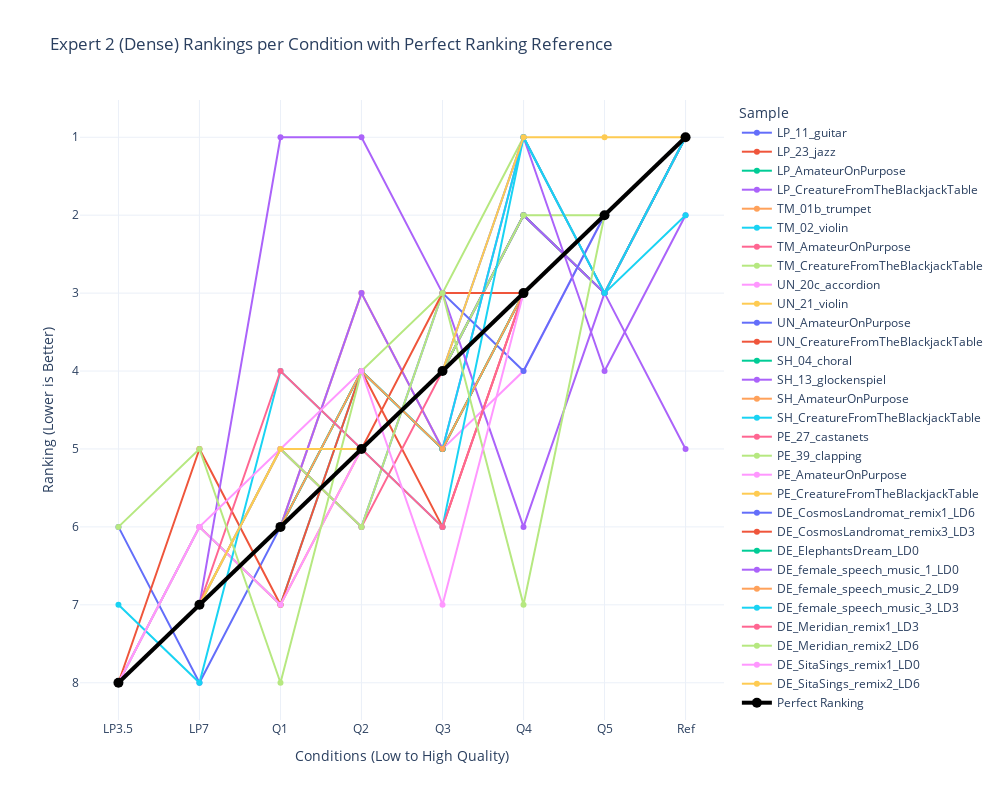

The code cell stored with this chart in its notebook:
### Code cell
# Spaghetti plot for Expert 2 rankings

# Reshape rankings data for Plotly
expert2_rankings_df = pd.DataFrame(reversed_expert2_rankings, columns=conditions)
expert2_rankings_df['Sample'] = items

# Melt dataframe for better visualization
expert2_rankings_df_melted = expert2_rankings_df.melt(id_vars=['Sample'], var_name='Condition', value_name='Ranking')

expert2_rankings_df_melted = pd.concat([expert2_rankings_df_melted, perfect_df])

# Create plot
fig = px.line(expert2_rankings_df_melted, x='Condition', y='Ranking', color='Sample', markers=True,
              title="Expert 2 (Dense) Rankings per Condition with Perfect Ranking Reference",
              labels={"Ranking": "Ranking (Lower is Better)", "Condition": "Conditions (Low to High Quality)"},
              template="plotly_white")

# Adjust figure dimensions
fig.update_layout(width=1000, height=800)

# Invert y-axis (lower ranks at top)
fig.update_yaxes(autorange="reversed")

# Modify the "Perfect Ranking" line to be more visible
fig.update_traces(
    selector=dict(name="Perfect Ranking"),
    line=dict(width=4, color='black'),
    marker=dict(size=10, color='black')
)

# Show figure
fig.show()

### Figure 1 — Plotly figure (JSON) as saved in the notebook; plotly's stock layout.template omitted (floating-point values rounded to 4 significant figures)
{"data": [{"hovertemplate": "Sample=LP_11_guitar<br>Conditions (Low to High Quality)=%{x}<br>Ranking (Lower is Better)=%{y}<extra></extra>", "legendgroup": "LP_11_guitar", "line": {"color": "#636efa", "dash": "solid"}, "marker": {"symbol": "circle"}, "mode": "lines+markers", "name": "LP_11_guitar", "orientation": "v", "showlegend": true, "type": "scatter", "x": ["LP3.5", "LP7", "Q1", "Q2", "Q3", "Q4", "Q5", "Ref"], "xaxis": "x", "y": [6, 8, 6, 5, 4, 2, 3, 1], "yaxis": "y"}, {"hovertemplate": "Sample=LP_23_jazz<br>Conditions (Low to High Quality)=%{x}<br>Ranking (Lower is Better)=%{y}<extra></extra>", "legendgroup": "LP_23_jazz", "line": {"color": "#EF553B", "dash": "solid"}, "marker": {"symbol": "circle"}, "mode": "lines+markers", "name": "LP_23_jazz", "orientation": "v", "showlegend": true, "type": "scatter", "x": ["LP3.5", "LP7", "Q1", "Q2", "Q3", "Q4", "Q5", "Ref"], "xaxis": "x", "y": [8, 7, 6, 5, 4, 2, 3, 1], "yaxis": "y"}, {"hovertemplate": "Sample=LP_AmateurOnPurpose<br>Conditions (Low to High Quality)=%{x}<br>Ranking (Lower is Better)=%{y}<extra></extra>", "legendgroup": "LP_AmateurOnPurpose", "line": {"color": "#00cc96", "dash": "solid"}, "marker": {"symbol": "circle"}, "mode": "lines+markers", "name": "LP_AmateurOnPurpose", "orientation": "v", "showlegend": true, "type": "scatter", "x": ["LP3.5", "LP7", "Q1", "Q2", "Q3", "Q4", "Q5", "Ref"], "xaxis": "x", "y": [8, 7, 6, 5, 4, 2, 3, 1], "yaxis": "y"}, {"hovertemplate": "Sample=LP_CreatureFromTheBlackjackTable<br>Conditions (Low to High Quality)=%{x}<br>Ranking (Lower is Better)=%{y}<extra></extra>", "legendgroup": "LP_CreatureFromTheBlackjackTable", "line": {"color": "#ab63fa", "dash": "solid"}, "marker": {"symbol": "circle"}, "mode": "lines+markers", "name": "LP_CreatureFromTheBlackjackTable", "orientation": "v", "showlegend": true, "type": "scatter", "x": ["LP3.5", "LP7", "Q1", "Q2", "Q3", "Q4", "Q5", "Ref"], "xaxis": "x", "y": [8, 7, 6, 5, 4, 2, 3, 1], "yaxis": "y"}, {"hovertemplate": "Sample=TM_01b_trumpet<br>Conditions (Low to High Quality)=%{x}<br>Ranking (Lower is Better)=%{y}<extra></extra>", "legendgroup": "TM_01b_trumpet", "line": {"color": "#FFA15A", "dash": "solid"}, "marker": {"symbol": "circle"}, "mode": "lines+markers", "name": "TM_01b_trumpet", "orientation": "v", "showlegend": true, "type": "scatter", "x": ["LP3.5", "LP7", "Q1", "Q2", "Q3", "Q4", "Q5", "Ref"], "xaxis": "x", "y": [8, 7, 6, 5, 4, 3, 2, 1], "yaxis": "y"}, {"hovertemplate": "Sample=TM_02_violin<br>Conditions (Low to High Quality)=%{x}<br>Ranking (Lower is Better)=%{y}<extra></extra>", "legendgroup": "TM_02_violin", "line": {"color": "#19d3f3", "dash": "solid"}, "marker": {"symbol": "circle"}, "mode": "lines+markers", "name": "TM_02_violin", "orientation": "v", "showlegend": true, "type": "scatter", "x": ["LP3.5", "LP7", "Q1", "Q2", "Q3", "Q4", "Q5", "Ref"], "xaxis": "x", "y": [8, 6, 7, 4, 5, 3, 2, 1], "yaxis": "y"}, {"hovertemplate": "Sample=TM_AmateurOnPurpose<br>Conditions (Low to High Quality)=%{x}<br>Ranking (Lower is Better)=%{y}<extra></extra>", "legendgroup": "TM_AmateurOnPurpose", "line": {"color": "#FF6692", "dash": "solid"}, "marker": {"symbol": "circle"}, "mode": "lines+markers", "name": "TM_AmateurOnPurpose", "orientation": "v", "showlegend": true, "type": "scatter", "x": ["LP3.5", "LP7", "Q1", "Q2", "Q3", "Q4", "Q5", "Ref"], "xaxis": "x", "y": [8, 7, 6, 5, 4, 3, 2, 1], "yaxis": "y"}, {"hovertemplate": "Sample=TM_CreatureFromTheBlackjackTable<br>Conditions (Low to High Quality)=%{x}<br>Ranking (Lower is Better)=%{y}<extra></extra>", "legendgroup": "TM_CreatureFromTheBlackjackTable", "line": {"color": "#B6E880", "dash": "solid"}, "marker": {"symbol": "circle"}, "mode": "lines+markers", "name": "TM_CreatureFromTheBlackjackTable", "orientation": "v", "showlegend": true, "type": "scatter", "x": ["LP3.5", "LP7", "Q1", "Q2", "Q3", "Q4", "Q5", "Ref"], "xaxis": "x", "y": [8, 7, 6, 5, 4, 2, 2, 1], "yaxis": "y"}, {"hovertemplate": "Sample=UN_20c_accordion<br>Conditions (Low to High Quality)=%{x}<br>Ranking (Lower is Better)=%{y}<extra></extra>", "legendgroup": "UN_20c_accordion", "line": {"color": "#FF97FF", "dash": "solid"}, "marker": {"symbol": "circle"}, "mode": "lines+markers", "name": "UN_20c_accordion", "orientation": "v", "showlegend": true, "type": "scatter", "x": ["LP3.5", "LP7", "Q1", "Q2", "Q3", "Q4", "Q5", "Ref"], "xaxis": "x", "y": [8, 7, 6, 3, 5, 4, 2, 1], "yaxis": "y"}, {"hovertemplate": "Sample=UN_21_violin<br>Conditions (Low to High Quality)=%{x}<br>Ranking (Lower is Better)=%{y}<extra></extra>", "legendgroup": "UN_21_violin", "line": {"color": "#FECB52", "dash": "solid"}, "marker": {"symbol": "circle"}, "mode": "lines+markers", "name": "UN_21_violin", "orientation": "v", "showlegend": true, "type": "scatter", "x": ["LP3.5", "LP7", "Q1", "Q2", "Q3", "Q4", "Q5", "Ref"], "xaxis": "x", "y": [8, 7, 6, 3, 5, 3, 2, 1], "yaxis": "y"}, {"hovertemplate": "Sample=UN_AmateurOnPurpose<br>Conditions (Low to High Quality)=%{x}<br>Ranking (Lower is Better)=%{y}<extra></extra>", "legendgroup": "UN_AmateurOnPurpose", "line": {"color": "#636efa", "dash": "solid"}, "marker": {"symbol": "circle"}, "mode": "lines+markers", "name": "UN_AmateurOnPurpose", "orientation": "v", "showlegend": true, "type": "scatter", "x": ["LP3.5", "LP7", "Q1", "Q2", "Q3", "Q4", "Q5", "Ref"], "xaxis": "x", "y": [8, 7, 5, 6, 3, 4, 2, 1], "yaxis": "y"}, {"hovertemplate": "Sample=UN_CreatureFromTheBlackjackTable<br>Conditions (Low to High Quality)=%{x}<br>Ranking (Lower is Better)=%{y}<extra></extra>", "legendgroup": "UN_CreatureFromTheBlackjackTable", "line": {"color": "#EF553B", "dash": "solid"}, "marker": {"symbol": "circle"}, "mode": "lines+markers", "name": "UN_CreatureFromTheBlackjackTable", "orientation": "v", "showlegend": true, "type": "scatter", "x": ["LP3.5", "LP7", "Q1", "Q2", "Q3", "Q4", "Q5", "Ref"], "xaxis": "x", "y": [8, 5, 7, 4, 6, 3, 2, 1], "yaxis": "y"}, {"hovertemplate": "Sample=SH_04_choral<br>Conditions (Low to High Quality)=%{x}<br>Ranking (Lower is Better)=%{y}<extra></extra>", "legendgroup": "SH_04_choral", "line": {"color": "#00cc96", "dash": "solid"}, "marker": {"symbol": "circle"}, "mode": "lines+markers", "name": "SH_04_choral", "orientation": "v", "showlegend": true, "type": "scatter", "x": ["LP3.5", "LP7", "Q1", "Q2", "Q3", "Q4", "Q5", "Ref"], "xaxis": "x", "y": [8, 7, 6, 4, 5, 3, 2, 1], "yaxis": "y"}, {"hovertemplate": "Sample=SH_13_glockenspiel<br>Conditions (Low to High Quality)=%{x}<br>Ranking (Lower is Better)=%{y}<extra></extra>", "legendgroup": "SH_13_glockenspiel", "line": {"color": "#ab63fa", "dash": "solid"}, "marker": {"symbol": "circle"}, "mode": "lines+markers", "name": "SH_13_glockenspiel", "orientation": "v", "showlegend": true, "type": "scatter", "x": ["LP3.5", "LP7", "Q1", "Q2", "Q3", "Q4", "Q5", "Ref"], "xaxis": "x", "y": [8, 7, 6, 3, 5, 1, 4, 2], "yaxis": "y"}, {"hovertemplate": "Sample=SH_AmateurOnPurpose<br>Conditions (Low to High Quality)=%{x}<br>Ranking (Lower is Better)=%{y}<extra></extra>", "legendgroup": "SH_AmateurOnPurpose", "line": {"color": "#FFA15A", "dash": "solid"}, "marker": {"symbol": "circle"}, "mode": "lines+markers", "name": "SH_AmateurOnPurpose", "orientation": "v", "showlegend": true, "type": "scatter", "x": ["LP3.5", "LP7", "Q1", "Q2", "Q3", "Q4", "Q5", "Ref"], "xaxis": "x", "y": [8, 6, 7, 5, 4, 3, 2, 1], "yaxis": "y"}, {"hovertemplate": "Sample=SH_CreatureFromTheBlackjackTable<br>Conditions (Low to High Quality)=%{x}<br>Ranking (Lower is Better)=%{y}<extra></extra>", "legendgroup": "SH_CreatureFromTheBlackjackTable", "line": {"color": "#19d3f3", "dash": "solid"}, "marker": {"symbol": "circle"}, "mode": "lines+markers", "name": "SH_CreatureFromTheBlackjackTable", "orientation": "v", "showlegend": true, "type": "scatter", "x": ["LP3.5", "LP7", "Q1", "Q2", "Q3", "Q4", "Q5", "Ref"], "xaxis": "x", "y": [8, 7, 6, 4, 5, 1, 3, 2], "yaxis": "y"}, {"hovertemplate": "Sample=PE_27_castanets<br>Conditions (Low to High Quality)=%{x}<br>Ranking (Lower is Better)=%{y}<extra></extra>", "legendgroup": "PE_27_castanets", "line": {"color": "#FF6692", "dash": "solid"}, "marker": {"symbol": "circle"}, "mode": "lines+markers", "name": "PE_27_castanets", "orientation": "v", "showlegend": true, "type": "scatter", "x": ["LP3.5", "LP7", "Q1", "Q2", "Q3", "Q4", "Q5", "Ref"], "xaxis": "x", "y": [8, 7, 5, 6, 4, 3, 2, 1], "yaxis": "y"}, {"hovertemplate": "Sample=PE_39_clapping<br>Conditions (Low to High Quality)=%{x}<br>Ranking (Lower is Better)=%{y}<extra></extra>", "legendgroup": "PE_39_clapping", "line": {"color": "#B6E880", "dash": "solid"}, "marker": {"symbol": "circle"}, "mode": "lines+markers", "name": "PE_39_clapping", "orientation": "v", "showlegend": true, "type": "scatter", "x": ["LP3.5", "LP7", "Q1", "Q2", "Q3", "Q4", "Q5", "Ref"], "xaxis": "x", "y": [8, 7, 5, 6, 3, 1, 3, 1], "yaxis": "y"}, {"hovertemplate": "Sample=PE_AmateurOnPurpose<br>Conditions (Low to High Quality)=%{x}<br>Ranking (Lower is Better)=%{y}<extra></extra>", "legendgroup": "PE_AmateurOnPurpose", "line": {"color": "#FF97FF", "dash": "solid"}, "marker": {"symbol": "circle"}, "mode": "lines+markers", "name": "PE_AmateurOnPurpose", "orientation": "v", "showlegend": true, "type": "scatter", "x": ["LP3.5", "LP7", "Q1", "Q2", "Q3", "Q4", "Q5", "Ref"], "xaxis": "x", "y": [8, 6, 7, 5, 4, 3, 2, 1], "yaxis": "y"}, {"hovertemplate": "Sample=PE_CreatureFromTheBlackjackTable<br>Conditions (Low to High Quality)=%{x}<br>Ranking (Lower is Better)=%{y}<extra></extra>", "legendgroup": "PE_CreatureFromTheBlackjackTable", "line": {"color": "#FECB52", "dash": "solid"}, "marker": {"symbol": "circle"}, "mode": "lines+markers", "name": "PE_CreatureFromTheBlackjackTable", "orientation": "v", "showlegend": true, "type": "scatter", "x": ["LP3.5", "LP7", "Q1", "Q2", "Q3", "Q4", "Q5", "Ref"], "xaxis": "x", "y": [8, 7, 6, 5, 4, 3, 2, 1], "yaxis": "y"}, {"hovertemplate": "Sample=DE_CosmosLandromat_remix1_LD6<br>Conditions (Low to High Quality)=%{x}<br>Ranking (Lower is Better)=%{y}<extra></extra>", "legendgroup": "DE_CosmosLandromat_remix1_LD6", "line": {"color": "#636efa", "dash": "solid"}, "marker": {"symbol": "circle"}, "mode": "lines+markers", "name": "DE_CosmosLandromat_remix1_LD6", "orientation": "v", "showlegend": true, "type": "scatter", "x": ["LP3.5", "LP7", "Q1", "Q2", "Q3", "Q4", "Q5", "Ref"], "xaxis": "x", "y": [8, 7, 6, 5, 4, 1, 3, 1], "yaxis": "y"}, {"hovertemplate": "Sample=DE_CosmosLandromat_remix3_LD3<br>Conditions (Low to High Quality)=%{x}<br>Ranking (Lower is Better)=%{y}<extra></extra>", "legendgroup": "DE_CosmosLandromat_remix3_LD3", "line": {"color": "#EF553B", "dash": "solid"}, "marker": {"symbol": "circle"}, "mode": "lines+markers", "name": "DE_CosmosLandromat_remix3_LD3", "orientation": "v", "showlegend": true, "type": "scatter", "x": ["LP3.5", "LP7", "Q1", "Q2", "Q3", "Q4", "Q5", "Ref"], "xaxis": "x", "y": [8, 7, 6, 5, 3, 3, 2, 1], "yaxis": "y"}, {"hovertemplate": "Sample=DE_ElephantsDream_LD0<br>Conditions (Low to High Quality)=%{x}<br>Ranking (Lower is Better)=%{y}<extra></extra>", "legendgroup": "DE_ElephantsDream_LD0", "line": {"color": "#00cc96", "dash": "solid"}, "marker": {"symbol": "circle"}, "mode": "lines+markers", "name": "DE_ElephantsDream_LD0", "orientation": "v", "showlegend": true, "type": "scatter", "x": ["LP3.5", "LP7", "Q1", "Q2", "Q3", "Q4", "Q5", "Ref"], "xaxis": "x", "y": [8, 7, 6, 4, 5, 3, 2, 1], "yaxis": "y"}, {"hovertemplate": "Sample=DE_female_speech_music_1_LD0<br>Conditions (Low to High Quality)=%{x}<br>Ranking (Lower is Better)=%{y}<extra></extra>", "legendgroup": "DE_female_speech_music_1_LD0", "line": {"color": "#ab63fa", "dash": "solid"}, "marker": {"symbol": "circle"}, "mode": "lines+markers", "name": "DE_female_speech_music_1_LD0", "orientation": "v", "showlegend": true, "type": "scatter", "x": ["LP3.5", "LP7", "Q1", "Q2", "Q3", "Q4", "Q5", "Ref"], "xaxis": "x", "y": [8, 7, 1, 1, 3, 6, 3, 5], "yaxis": "y"}, {"hovertemplate": "Sample=DE_female_speech_music_2_LD9<br>Conditions (Low to High Quality)=%{x}<br>Ranking (Lower is Better)=%{y}<extra></extra>", "legendgroup": "DE_female_speech_music_2_LD9", "line": {"color": "#FFA15A", "dash": "solid"}, "marker": {"symbol": "circle"}, "mode": "lines+markers", "name": "DE_female_speech_music_2_LD9", "orientation": "v", "showlegend": true, "type": "scatter", "x": ["LP3.5", "LP7", "Q1", "Q2", "Q3", "Q4", "Q5", "Ref"], "xaxis": "x", "y": [8, 7, 6, 4, 5, 3, 2, 1], "yaxis": "y"}, {"hovertemplate": "Sample=DE_female_speech_music_3_LD3<br>Conditions (Low to High Quality)=%{x}<br>Ranking (Lower is Better)=%{y}<extra></extra>", "legendgroup": "DE_female_speech_music_3_LD3", "line": {"color": "#19d3f3", "dash": "solid"}, "marker": {"symbol": "circle"}, "mode": "lines+markers", "name": "DE_female_speech_music_3_LD3", "orientation": "v", "showlegend": true, "type": "scatter", "x": ["LP3.5", "LP7", "Q1", "Q2", "Q3", "Q4", "Q5", "Ref"], "xaxis": "x", "y": [7, 8, 4, 5, 6, 1, 3, 1], "yaxis": "y"}, {"hovertemplate": "Sample=DE_Meridian_remix1_LD3<br>Conditions (Low to High Quality)=%{x}<br>Ranking (Lower is Better)=%{y}<extra></extra>", "legendgroup": "DE_Meridian_remix1_LD3", "line": {"color": "#FF6692", "dash": "solid"}, "marker": {"symbol": "circle"}, "mode": "lines+markers", "name": "DE_Meridian_remix1_LD3", "orientation": "v", "showlegend": true, "type": "scatter", "x": ["LP3.5", "LP7", "Q1", "Q2", "Q3", "Q4", "Q5", "Ref"], "xaxis": "x", "y": [8, 7, 4, 5, 6, 3, 2, 1], "yaxis": "y"}, {"hovertemplate": "Sample=DE_Meridian_remix2_LD6<br>Conditions (Low to High Quality)=%{x}<br>Ranking (Lower is Better)=%{y}<extra></extra>", "legendgroup": "DE_Meridian_remix2_LD6", "line": {"color": "#B6E880", "dash": "solid"}, "marker": {"symbol": "circle"}, "mode": "lines+markers", "name": "DE_Meridian_remix2_LD6", "orientation": "v", "showlegend": true, "type": "scatter", "x": ["LP3.5", "LP7", "Q1", "Q2", "Q3", "Q4", "Q5", "Ref"], "xaxis": "x", "y": [6, 5, 8, 4, 3, 7, 2, 1], "yaxis": "y"}, {"hovertemplate": "Sample=DE_SitaSings_remix1_LD0<br>Conditions (Low to High Quality)=%{x}<br>Ranking (Lower is Better)=%{y}<extra></extra>", "legendgroup": "DE_SitaSings_remix1_LD0", "line": {"color": "#FF97FF", "dash": "solid"}, "marker": {"symbol": "circle"}, "mode": "lines+markers", "name": "DE_SitaSings_remix1_LD0", "orientation": "v", "showlegend": true, "type": "scatter", "x": ["LP3.5", "LP7", "Q1", "Q2", "Q3", "Q4", "Q5", "Ref"], "xaxis": "x", "y": [8, 6, 5, 4, 7, 3, 2, 1], "yaxis": "y"}, {"hovertemplate": "Sample=DE_SitaSings_remix2_LD6<br>Conditions (Low to High Quality)=%{x}<br>Ranking (Lower is Better)=%{y}<extra></extra>", "legendgroup": "DE_SitaSings_remix2_LD6", "line": {"color": "#FECB52", "dash": "solid"}, "marker": {"symbol": "circle"}, "mode": "lines+markers", "name": "DE_SitaSings_remix2_LD6", "orientation": "v", "showlegend": true, "type": "scatter", "x": ["LP3.5", "LP7", "Q1", "Q2", "Q3", "Q4", "Q5", "Ref"], "xaxis": "x", "y": [8, 7, 5, 5, 4, 1, 1, 1], "yaxis": "y"}, {"hovertemplate": "Sample=Perfect Ranking<br>Conditions (Low to High Quality)=%{x}<br>Ranking (Lower is Better)=%{y}<extra></extra>", "legendgroup": "Perfect Ranking", "line": {"color": "black", "dash": "solid", "width": 4}, "marker": {"color": "black", "size": 10, "symbol": "circle"}, "mode": "lines+markers", "name": "Perfect Ranking", "orientation": "v", "showlegend": true, "type": "scatter", "x": ["LP3.5", "LP7", "Q1", "Q2", "Q3", "Q4", "Q5", "Ref"], "xaxis": "x", "y": [8, 7, 6, 5, 4, 3, 2, 1], "yaxis": "y"}], "layout": {"height": 800, "legend": {"title": {"text": "Sample"}, "tracegroupgap": 0}, "title": {"text": "Expert 2 (Dense) Rankings per Condition with Perfect Ranking Reference"}, "width": 1000, "xaxis": {"anchor": "y", "domain": [0, 1], "title": {"text": "Conditions (Low to High Quality)"}}, "yaxis": {"anchor": "x", "autorange": "reversed", "domain": [0, 1], "title": {"text": "Ranking (Lower is Better)"}}}}
